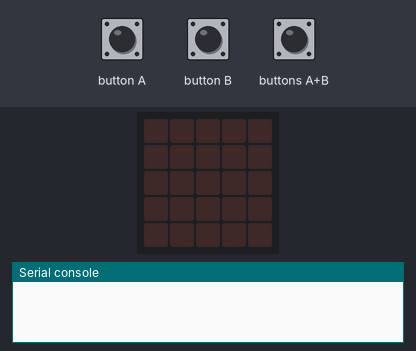
A program run on a simulated BBC micro:bit (MakeCode). Shown: the board's 5×5 LED display, the last lines printed to the serial console. The test bench sets the inputs (shaded band). No radio messages arrive unless stated (any console line starting 'radio sent:' is added by the test bench).

Above: at 1.2 s.
1.3 s: button A pressed for 0.15 s
At 1.7 s:
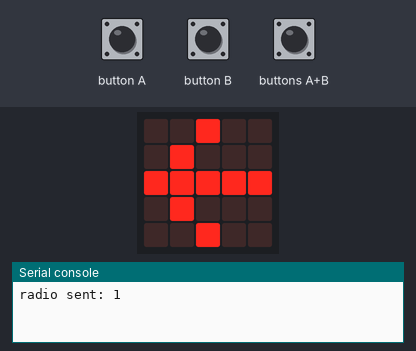
3.3 s: button B pressed for 0.15 s
At 3.8 s:
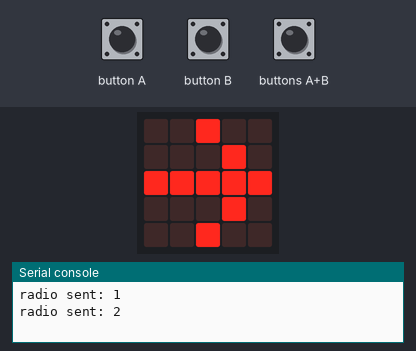
5.4 s: buttons A+B pressed for 0.15 s
At 5.9 s:
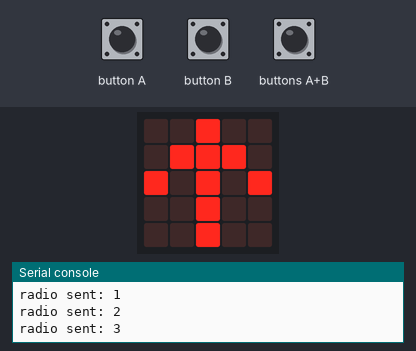
7.5 s: buttons A+B pressed for 3.2 s
12.7 s: button A pressed for 3.2 s
At 14.0 s:
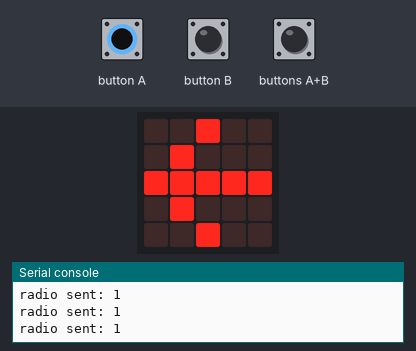
Timing chart, 0 to 15.7 s (numbered marks = the images above; inputs shaded):
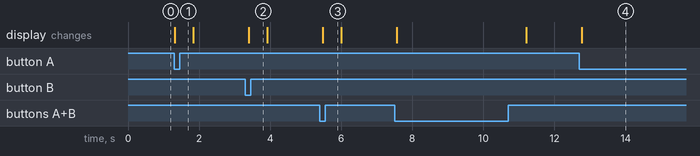

The program:

main.ts
```typescript
radio.setGroup(42)
basic.forever(function () {
    if (input.buttonIsPressed(Button.AB)) {
        radio.sendNumber(3)
        basic.showLeds(`
            . . # . .
            . # # # .
            # . # . #
            . . # . .
            . . # . .
            `)
    } else if (input.buttonIsPressed(Button.B)) {
        radio.sendNumber(2)
        basic.showLeds(`
            . . # . .
            . . . # .
            # # # # #
            . . . # .
            . . # . .
            `)
    } else if (input.buttonIsPressed(Button.A)) {
        radio.sendNumber(1)
        basic.showLeds(`
            . . # . .
            . # . . .
            # # # # #
            . # . . .
            . . # . .
            `)
    } else {
        basic.clearScreen()
    }
    basic.pause(100)
})
```

test.ts
```typescript
// här hamnar tester och detta kompileras inte när det här paketet används som ett tillägg.
```

Measured:
- after the input at 1.3 s, the display: changes at once (image 1)
- after the input at 3.3 s, the display: changes after 0.10 s (image 2)
- after the input at 5.4 s, the display: changes after 0.09 s (image 3)
- after the input at 12.7 s, the display: changes after 0.07 s (image 4)
